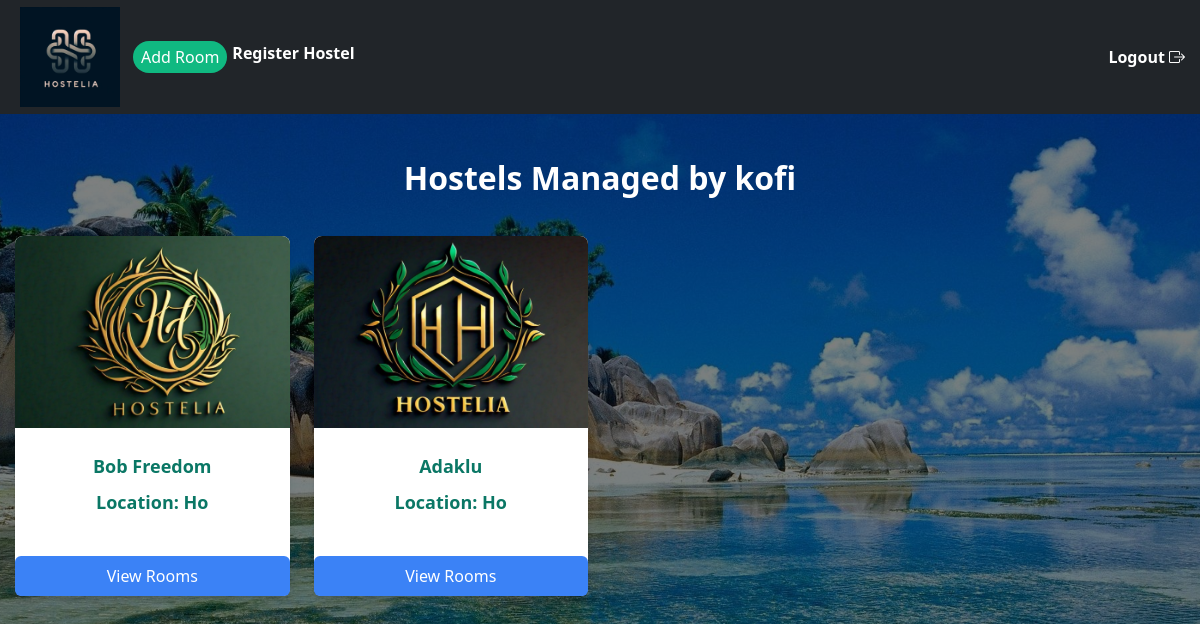
Screenshot of /hm_home/ (signed in) with the database file from the repository.
### hostel/models.py (models this page shows, shortened)
class Hostel(models.Model):
    hostel_name = models.CharField(max_length=100)
    manager_name = models.CharField(max_length=100)
    location = models.CharField(max_length=255)
    picture = models.ImageField(upload_to='hostel_pictures/')
    contact = models.CharField(max_length=20)
    email = models.EmailField(max_length=254, default='example@example.com')
    number_of_rooms = models.PositiveIntegerField()

### hostel/views.py (the view)
# urls.py: path('hm_home/', hm_home, name='hm_home'),
@login_required
def hm_home(request):
    hostels = Hostel.objects.filter(manager_name=request.user.username)
    user_hostel = Hostel.objects.filter(manager_name=request.user.username).first()
    hostel_name = user_hostel.hostel_name if user_hostel else None
    if not hostels.exists():
        return HttpResponseRedirect(reverse('register_hostel'))
    return render(request, 'dashboard/hm_home.html', {'hostels': hostels})

### hostel/templates/dashboard/hm_home.html (shortened to what this page needs)
{% load static %}
<!DOCTYPE html>
<html lang="en">
<head>
    <link href="https://cdn.jsdelivr.net/npm/bootstrap@5.3.0-alpha1/dist/css/bootstrap.min.css" rel="stylesheet">
    <link href="https://cdn.jsdelivr.net/npm/tailwindcss@2.2.19/dist/tailwind.min.css" rel="stylesheet"/>
    <link href="https://cdn.jsdelivr.net/npm/bootstrap-icons@1.7.2/font/bootstrap-icons.css" rel="stylesheet">
    <link rel="stylesheet" type="text/css" href="{% static 'styles/style.css' %}">
    <link rel="stylesheet" type="text/css" href="{% static 'styles/slider.css' %}">
    <link rel="stylesheet" type="text/css" href="{% static 'styles/slider_in.css' %}">
</head>
<body>
    <nav class="container-navbar navbar-expand-lg navbar-dark bg-dark">
        <div class="flex justify-between items-center">
            <div class="flex items-center">
                <a  href="{% url 'hm_home' %}">
                    <img  src="{% static 'img/logo.jpg' %}" alt="Hostelia Logo" class="mr-2" width="60" height="60" style="border: 10px;">
                </a>
                <ul class="navbar-nav ms-auto">
                    <li class="nav-item">
                        <form method="POST" action="{% url 'add_room' %}">
                            <button type="submit" class="block text-white bg-green-500 hover:bg-green-600 rounded-md py-1 px-2 text-center rounded-pill">Add Room</button>
                        </form>
                    </li>
                  <li>
                    <a class="navbar-brand" href="{% url 'register_hostel' %}">Register Hostel</a>
                  </li>
                </ul>
            </div>
            <ul class="navbar-nav ms-auto">
                <li class="nav-item">
                    <a class="nav-link" href="{% url 'logout' %}"> Logout <i class="bi bi-box-arrow-right"></i></a>
                </li>
            </ul>
        </div>
    </nav>
    <section class="section-container mx-auto my-12">
        <h1 class="font-bold text-center mb-6 available-rooms-title text-white" style="font-size: 2rem;">Hostels Managed by {{ user.username }}</h1>
        <div id="hostel-slider" class="grid grid-cols-1 sm:grid-cols-2 md:grid-cols-3 lg:grid-cols-4 gap-4">
            {% if hostels %}
                {% for hostel in hostels %}
                    <div class="bg-white rounded-lg shadow-md hostel-card">
                        <img src="{{ hostel.picture.url }}" alt="{{ hostel.hostel_name }}" class="w-full h-48 object-cover rounded-t-lg" />
                        <div class="card-body">
                            <h2 class="r-number text-lg font-semibold mb-2">{{ hostel.hostel_name }}</h2>
                            <h2 class="r-number text-lg font-semibold mb-2">Location: {{ hostel.location }}</h2>
                        </div>
                        <a href="{% url 'hm_dashboard_with_id' hostel.id %}" class="block mt-2 text-white bg-blue-500 hover:bg-blue-600 rounded-md py-2 px-4 text-center">View Rooms</a>
                    </div>
                {% endfor %}
            {% else %}
                <div class="text-center text-white">
                    <h2>No hostels registered yet!</h2>
                    <p>Please <a href="{% url 'register_hostel' %}" class="text-blue-500">register a hostel</a>.</p>
                </div>
            {% endif %}
        </div>
    </section>
</body>
</html>

### hostel/static/styles/slider.css (style rules this page uses)
.hostel-card { animation-duration: 1s; animation-fill-mode: forwards; }

### hostel/static/styles/slider_in.css (style rules this page uses)
.hostel-card { transition: transform 0.5s ease-in-out; }

### rows the page displays
Hostel: picture (picture), hostel_name "Bob Freedom", location "Ho"
Hostel: picture (picture), hostel_name "Adaklu", location "Ho"

### other values shown
{{ user.username }} "kofi"
